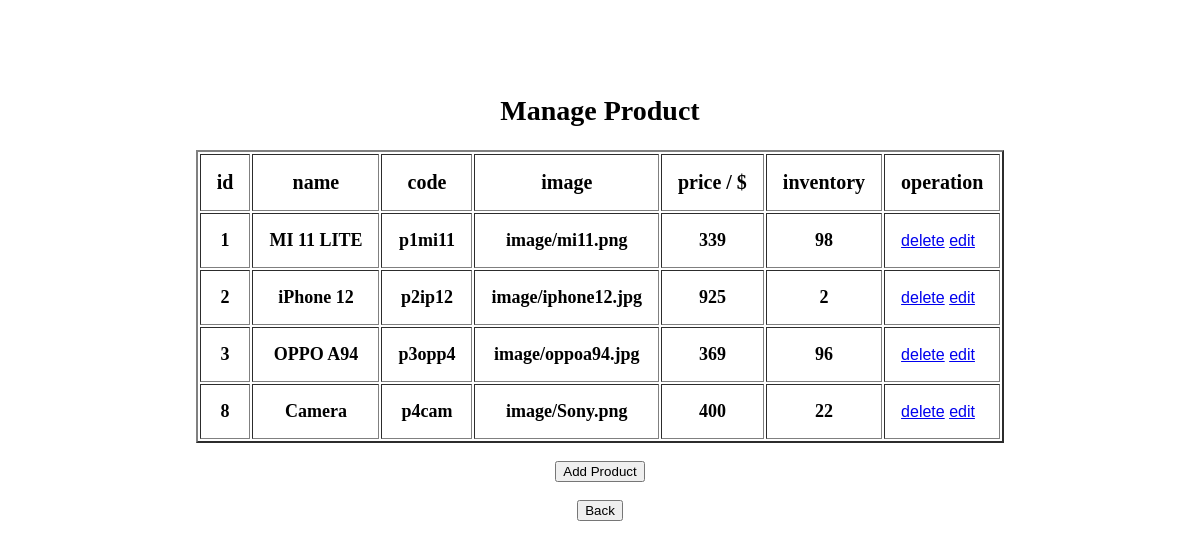
/admin/manage.php, run on the app's committed database.
### tables this page shows
CREATE TABLE `product` (
  `id` int(4) NOT NULL,
  `name` varchar(10) NOT NULL,
  `code` varchar(10) NOT NULL,
  `image` text NOT NULL,
  `price` int(11) NOT NULL,
  `inventory` int(4) NOT NULL
);

### admin/manage.php (the view, shortened to what this page needs)
<!DOCTYPE html>
<html>
    <head>
        <link rel="stylesheet" type="text/css" href="../cssFile/adminlog.css">
    </head>
    <body>
    <table border="2" align="center" cellpadding="16">
			<caption><h2 style = "text-align:center; font-family:Times New roman; font-size: 28px;">Manage Product</h2></caption>
			<tr>
				<th style = "text-align:center; font-family:Times New roman; font-size: 20px;">id</th>
				<th style = "text-align:center; font-family:Times New roman; font-size: 20px;">name</th>
				<th style = "text-align:center; font-family:Times New roman; font-size: 20px;">code</th>
                <th style = "text-align:center; font-family:Times New roman; font-size: 20px;">image</th>
                <th style = "text-align:center; font-family:Times New roman; font-size: 20px;">price / $</th>
                <th style = "text-align:center; font-family:Times New roman; font-size: 20px;">inventory</th>
                <th style = "text-align:center; font-family:Times New roman; font-size: 20px;">operation</th>
			</tr>
    <?php
    $conn = mysqli_connect("127.0.0.1", "root", "", "user");
    $sql = "SELECT * FROM product";
	$result = mysqli_query($conn,$sql);
    while($row = mysqli_fetch_array($result))
    {
        echo "<tr>";
        echo "<th style = 'text-align:center; font-family:Times New roman; font-size: 18px;'>".$row['id']."</th>";
        echo "<th style = 'text-align:center; font-family:Times New roman; font-size: 18px;'>".$row['name']."</th>";
        echo "<th style = 'text-align:center; font-family:Times New roman; font-size: 18px;'>".$row['code']."</th>";
        echo "<th style = 'text-align:center; font-family:Times New roman; font-size: 18px;'>".$row['image']."</th>";
        echo "<th style = 'text-align:center; font-family:Times New roman; font-size: 18px;'>".$row['price']."</th>";
        echo "<th style = 'text-align:center; font-family:Times New roman; font-size: 18px;'>".$row['inventory']."</th>";
        echo "<td>
                <a href='delete.php? id={$row['id']}'>delete</a>
                <a href='edit.php? id={$row['id']}'>edit</a>
		</td>";
        echo "</tr>";
    }
        ?>
    </table>
    <form action="add.php" align = center>
        <input type="submit" value="Add Product" id = "addproduct">
	</form>
    <form action="choose.php" align = center>
        <input type="submit" value="Back" id = "back">
	</form>
    </body>
</html>

### cssFile/adminlog.css (style rules this page uses)
body { margin: 0; padding: 0; font-family: sans-serif; background: url() no-repeat; background-size: cover; }

### data on the page
product: id "1", name "MI 11 LITE", code "p1mi11", image "image/mi11.png", price "339", inventory "98"
product: id "2", name "iPhone 12", code "p2ip12", image "image/iphone12.jpg", price "925", inventory "2"
product: id "3", name "OPPO A94", code "p3opp4", image "image/oppoa94.jpg", price "369", inventory "96"
product: id "8", name "Camera", code "p4cam", image "image/Sony.png", price "400", inventory "22"
